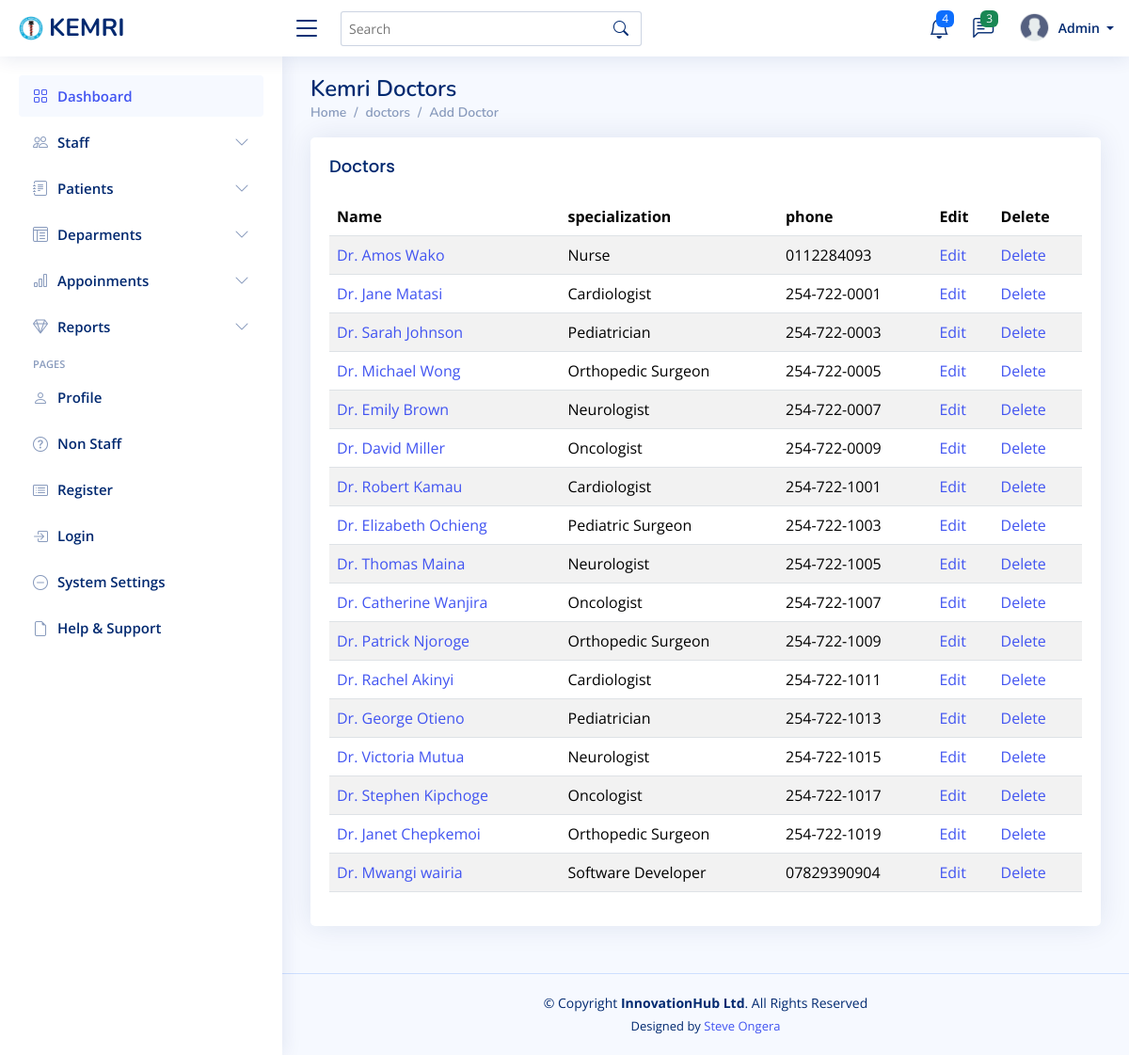
The app's page /doctors/ with its own data.
### mtwapa_branch/models.py (models this page shows)
class Doctor(models.Model):
    first_name = models.CharField(max_length=100)
    last_name = models.CharField(max_length=100)
    gender = models.CharField(
        max_length=10,
        choices=[('Male', 'Male'), ('Female', 'Female'), ('Other', 'Other')],
        blank=True,
        null=True
    )
    phone = models.CharField(max_length=100)
    emergency_contact_name = models.CharField(max_length=100, blank=True, null=True)
    emergency_contact_phone = models.CharField(max_length=15, blank=True, null=True)
    address = models.CharField(max_length=100)
    identification_no = models.CharField(max_length=100)
    specialization = models.CharField(max_length=100)
    department = models.ForeignKey(
        'Department',
        on_delete=models.SET_NULL,
        null=True,
        related_name='doctors'  # Custom related_name to avoid clash
    )
    years_of_experience = models.PositiveIntegerField()
    available_days = models.CharField(max_length=255)  # e.g., "Monday, Wednesday, Friday"
    profile_picture = models.ImageField(upload_to='doctor_profiles/', blank=True, null=True)
    def __str__(self):
        return f"Dr. {self.first_name} {self.last_name}"

### mtwapa_branch/views.py (the view)
# urls.py: path('doctors/', views.doctor_list, name='doctor_list'),
def doctor_list(request):
    doctors = Doctor.objects.all()
    return render(request, 'doctor/doctor_list.html', {'doctors': doctors})

### templates/doctor/doctor_list.html
{% extends "base/base.html" %}
{% block content %}
<div class="pagetitle">
    <h1>Kemri Doctors  </h1>
    <nav>
      <ol class="breadcrumb">
        <li class="breadcrumb-item"><a href="{% url 'dashboard'%}">Home</a></li>
        <li class="breadcrumb-item">doctors</li>
        <li class="breadcrumb-item active"><a href="{% url 'doctor_create' %}">Add Doctor</a></li>
      </ol>
    </nav>
  </div>
  <section class="section">
    <div class="row">
      <div class="col-lg-12">
        <div class="card">
          <div class="card-body">
            <h5 class="card-title">Doctors </h5>
            <div class="table-responsive">
                <table class="table table-striped datatable">
                <thead>
                    <tr>
                        <th>Name </th>
                        <th>specialization </th>
                        <th>phone</th>
                        <th>Edit</th>
                        <th>Delete</th>
                    </tr>
                </thead>
                <tbody>
                    {% for doctor in doctors %}
                    <tr>
                        <td><a href="{% url 'doctor_detail' doctor.pk %}">{{ doctor }}</a></td>
                        <td>  {{ doctor.specialization  }}</td>
                        <td>{{ doctor.phone }}</td>
                        <td><a href="{% url 'doctor_update' doctor.pk %}">Edit</a></td>
                        <td><a href="{% url 'doctor_delete' doctor.pk %}">Delete</a></td>
                    </tr>
                    {% endfor %}
                </tbody>
            </table>
        </div>
    </div>
    </div>
    </div>
    </section>
    {% endblock %}

### static/assets/css/style.css (style rules this page uses)
:root { scroll-behavior: smooth; }
body { font-family: "Open Sans", sans-serif; background: #f6f9ff; color: #444444; }
h1, h2, h3, h4, h5, h6 { font-family: "Nunito", sans-serif; }
.pagetitle { margin-bottom: 10px; }
.pagetitle h1 { font-size: 24px; margin-bottom: 0; font-weight: 600; color: #012970; }
.card { margin-bottom: 30px; border: none; border-radius: 5px; box-shadow: 0px 0 30px rgba(1, 41, 112, 0.1); }
.card-title { padding: 20px 0 15px 0; font-size: 18px; font-weight: 500; color: #012970; font-family: "Poppins", sans-serif; }
.card-body { padding: 0 20px 20px 20px; }
.breadcrumb { font-size: 14px; font-family: "Nunito", sans-serif; color: #899bbd; font-weight: 600; }
.breadcrumb a { color: #899bbd; transition: 0.3s; }
.breadcrumb .breadcrumb-item::before { color: #899bbd; }
.breadcrumb .active { color: #51678f; font-weight: 600; }

### records on screen
Doctor: first_name+last_name "Dr. Amos Wako", specialization "Nurse", phone "0112284093"
Doctor: first_name+last_name "Dr. Jane Matasi", specialization "Cardiologist", phone "254-722-0001"
Doctor: first_name+last_name "Dr. Sarah Johnson", specialization "Pediatrician", phone "254-722-0003"
Doctor: first_name+last_name "Dr. Michael Wong", specialization "Orthopedic Surgeon", phone "254-722-0005"
Doctor: first_name+last_name "Dr. Emily Brown", specialization "Neurologist", phone "254-722-0007"
Doctor: first_name+last_name "Dr. David Miller", specialization "Oncologist", phone "254-722-0009"
Doctor: first_name+last_name "Dr. Robert Kamau", specialization "Cardiologist", phone "254-722-1001"
Doctor: first_name+last_name "Dr. Elizabeth Ochieng", specialization "Pediatric Surgeon", phone "254-722-1003"
Doctor: first_name+last_name "Dr. Thomas Maina", specialization "Neurologist", phone "254-722-1005"
Doctor: first_name+last_name "Dr. Catherine Wanjira", specialization "Oncologist", phone "254-722-1007"
Doctor: first_name+last_name "Dr. Patrick Njoroge", specialization "Orthopedic Surgeon", phone "254-722-1009"
Doctor: first_name+last_name "Dr. Rachel Akinyi", specialization "Cardiologist", phone "254-722-1011"
Doctor: first_name+last_name "Dr. George Otieno", specialization "Pediatrician", phone "254-722-1013"
Doctor: first_name+last_name "Dr. Victoria Mutua", specialization "Neurologist", phone "254-722-1015"
Doctor: first_name+last_name "Dr. Stephen Kipchoge", specialization "Oncologist", phone "254-722-1017"
Doctor: first_name+last_name "Dr. Janet Chepkemoi", specialization "Orthopedic Surgeon", phone "254-722-1019"
Doctor: first_name+last_name "Dr. Mwangi wairia", specialization "Software Developer", phone "07829390904"
